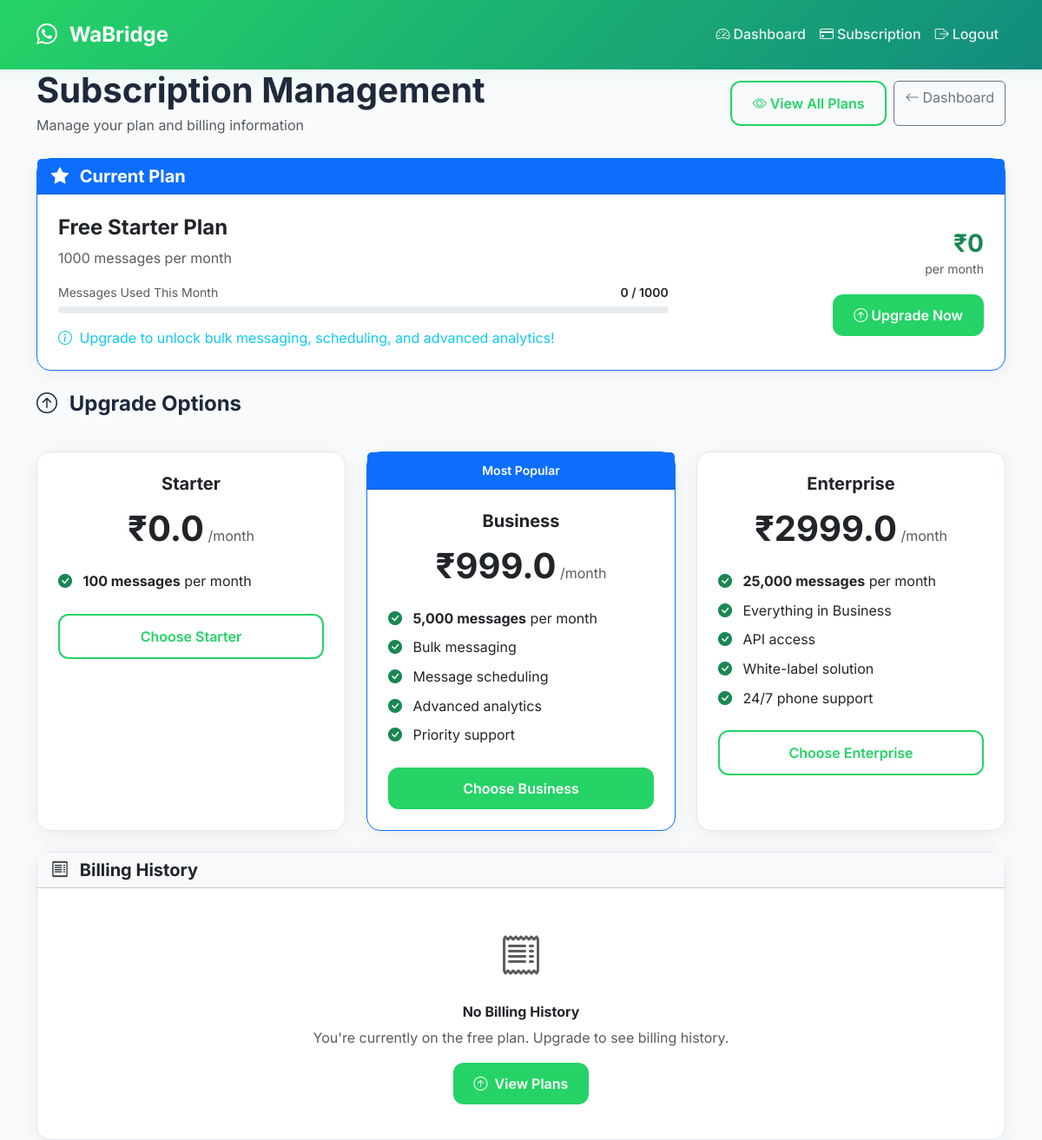
The page /subscription (signed in) on the database its author committed.
### app/models.py (models this page shows, shortened)
class User(db.Model, UserMixin):
    id = db.Column(db.Integer, primary_key=True)
    email = db.Column(db.String(150), unique=True, nullable=False)
    password = db.Column(db.String(256), nullable=False)
    business_name = db.Column(db.String(200))
    phone_number = db.Column(db.String(20))
    onboarding_status = db.Column(db.Enum('Pending', 'In Progress', 'Verified'), default='Pending')
    waba_id = db.Column(db.String(64))
    phone_number_id = db.Column(db.String(64))
    whatsapp_access_token = db.Column(db.Text)
    is_verified = db.Column(db.Boolean, default=False)  # Document verification status
    message_limit = db.Column(db.Integer, default=100)  # Monthly message limit (reduced for free tier)
    messages_sent_this_month = db.Column(db.Integer, default=0)
    subscription_id = db.Column(db.Integer, db.ForeignKey('user_subscription.id'))
    created_at = db.Column(db.DateTime, server_default=db.func.now())
    uploads = db.relationship('Upload', backref='user', lazy=True)
    subscription = db.relationship('UserSubscription', backref='user', foreign_keys=[subscription_id])
    def get_current_plan(self):
        if self.subscription and self.subscription.status == 'active':
            from datetime import datetime
            if self.subscription.end_date > datetime.now():
                return self.subscription.plan
        return None

class SubscriptionPlan(db.Model):
    id = db.Column(db.Integer, primary_key=True)
    name = db.Column(db.String(50), nullable=False)
    price = db.Column(db.Float, nullable=False)
    message_limit = db.Column(db.Integer, nullable=False)
    features = db.Column(db.Text)  # JSON string of features
    is_active = db.Column(db.Boolean, default=True)
    created_at = db.Column(db.DateTime, server_default=db.func.now())

### app/routes.py (the view)
@main.route('/subscription')
@login_required
def subscription():
    from app.models import SubscriptionPlan
    current_plan = current_user.get_current_plan()
    available_plans = SubscriptionPlan.query.filter_by(is_active=True).order_by(SubscriptionPlan.price).all()
    return render_template('subscription.html',
                         current_plan=current_plan,
                         available_plans=available_plans,
                         subscription=current_user.subscription)

### app/routes.py (called while the page is built)
@login_manager.user_loader
def load_user(user_id):
    return User.query.get(int(user_id))

### app/templates/subscription.html (shortened to what this page needs)
{% extends 'base.html' %}
{% block content %}
<div class="container">
  <div class="row">
    <div class="col-12">
      <div class="d-flex justify-content-between align-items-center mb-4">
        <div>
          <h1 class="fw-bold mb-1">Subscription Management</h1>
          <p class="text-muted mb-0">Manage your plan and billing information</p>
        </div>
        <div class="d-flex gap-2">
          <a href="{{ url_for('main.pricing') }}" class="btn btn-outline-primary">
            <i class="bi bi-eye me-1"></i>View All Plans
          </a>
          <a href="{{ url_for('main.dashboard') }}" class="btn btn-outline-secondary">
            <i class="bi bi-arrow-left me-1"></i>Dashboard
          </a>
        </div>
      </div>
    </div>
  </div>
  <div class="row mb-4">
    <div class="col-12">
      <div class="card border-primary">
        <div class="card-header bg-primary text-white">
          <h5 class="fw-bold mb-0">
            <i class="bi bi-star-fill me-2"></i>
            Current Plan
          </h5>
        </div>
        <div class="card-body p-4">
          {% if current_plan %}
          <div class="row align-items-center">
            <div class="col-md-8">
              <h4 class="fw-bold mb-2">{{ current_plan.name }} Plan</h4>
              <p class="text-muted mb-3">{{ current_plan.message_limit }} messages per month</p>
              <div class="mb-3">
                <div class="d-flex justify-content-between align-items-center mb-1">
                  <small class="text-muted">Messages Used This Month</small>
                  <small class="fw-semibold">{{ current_user.messages_sent_this_month }} / {{ current_user.message_limit }}</small>
                </div>
                <div class="progress" style="height: 8px;">
                  <div class="progress-bar" role="progressbar"
                       style="width: {{ (current_user.messages_sent_this_month / current_user.message_limit * 100)|round }}%">
                  </div>
                </div>
              </div>
              {% if subscription %}
              <div class="row g-3">
                <div class="col-sm-6">
                  <small class="text-muted d-block">Status</small>
                  <span class="badge bg-{{ 'success' if subscription.status == 'active' else 'warning' if subscription.status == 'cancelled' else 'danger' }} fs-6">
                    {{ subscription.status.title() }}
                  </span>
                </div>
                <div class="col-sm-6">
                  <small class="text-muted d-block">
                    {% if subscription.status == 'active' %}Next Billing{% else %}Expires{% endif %}
                  </small>
                  <span class="fw-semibold">{{ subscription.end_date.strftime('%B %d, %Y') }}</span>
                </div>
              </div>
              {% endif %}
            </div>
            <div class="col-md-4 text-end">
              <div class="mb-3">
                <h3 class="fw-bold text-primary mb-0">₹{{ current_plan.price }}</h3>
                <small class="text-muted">per month</small>
              </div>
              {% if subscription and subscription.status == 'active' %}
                <div class="d-grid gap-2">
                  <button class="btn btn-outline-danger btn-sm" data-bs-toggle="modal" data-bs-target="#cancelModal">
                    <i class="bi bi-x-circle me-1"></i>Cancel Plan
                  </button>
                  {% if subscription.auto_renew %}
                    <small class="text-success">
                      <i class="bi bi-arrow-repeat me-1"></i>Auto-renewal enabled
                    </small>
                  {% else %}
                    <small class="text-warning">
                      <i class="bi bi-exclamation-triangle me-1"></i>Auto-renewal disabled
                    </small>
                  {% endif %}
                </div>
              {% endif %}
            </div>
          </div>
          {% else %}
          <div class="row align-items-center">
            <div class="col-md-8">
              <h4 class="fw-bold mb-2">Free Starter Plan</h4>
              <p class="text-muted mb-3">{{ current_user.message_limit }} messages per month</p>
              <div class="mb-3">
                <div class="d-flex justify-content-between align-items-center mb-1">
                  <small class="text-muted">Messages Used This Month</small>
                  <small class="fw-semibold">{{ current_user.messages_sent_this_month }} / {{ current_user.message_limit }}</small>
                </div>
                <div class="progress" style="height: 8px;">
                </div>
              </div>
              <p class="text-info mb-0">
                <i class="bi bi-info-circle me-1"></i>
                Upgrade to unlock bulk messaging, scheduling, and advanced analytics!
              </p>
            </div>
            <div class="col-md-4 text-end">
              <div class="mb-3">
                <h3 class="fw-bold text-success mb-0">₹0</h3>
                <small class="text-muted">per month</small>
              </div>
              <a href="{{ url_for('main.pricing') }}" class="btn btn-primary">
                <i class="bi bi-arrow-up-circle me-1"></i>Upgrade Now
              </a>
            </div>
          </div>
          {% endif %}
        </div>
      </div>
    </div>
  </div>
  {% if not current_plan or current_plan.name != 'Enterprise' %}
  <div class="row mb-4">
    <div class="col-12">
      <h4 class="fw-bold mb-3">
        <i class="bi bi-arrow-up-circle me-2"></i>
        Upgrade Options
      </h4>
    </div>
  </div>
  <div class="row g-4 mb-4">
    {% for plan in available_plans %}
      {% if not current_plan or plan.id != current_plan.id %}
      <div class="col-md-6 col-lg-4">
        <div class="card h-100 {{ 'border-primary' if plan.name == 'Business' else '' }}">
          {% if plan.name == 'Business' %}
          <div class="card-header bg-primary text-white text-center py-2">
            <small class="fw-semibold">Most Popular</small>
          </div>
          {% endif %}
          <div class="card-body p-4 text-center">
            <h5 class="fw-bold mb-3">{{ plan.name }}</h5>
            <div class="mb-4">
              <span class="display-6 fw-bold">₹{{ plan.price }}</span>
              <span class="text-muted">/month</span>
            </div>
            <ul class="list-unstyled mb-4 text-start">
              <li class="mb-2">
                <i class="bi bi-check-circle-fill text-success me-2"></i>
                <strong>{{ "{:,}".format(plan.message_limit) }} messages</strong> per month
              </li>
              {% if plan.name == 'Business' %}
              <li class="mb-2">
                <i class="bi bi-check-circle-fill text-success me-2"></i>
                Bulk messaging
              </li>
              <li class="mb-2">
                <i class="bi bi-check-circle-fill text-success me-2"></i>
                Message scheduling
              </li>
              <li class="mb-2">
                <i class="bi bi-check-circle-fill text-success me-2"></i>
                Advanced analytics
              </li>
              <li class="mb-2">
                <i class="bi bi-check-circle-fill text-success me-2"></i>
                Priority support
              </li>
              {% elif plan.name == 'Enterprise' %}
              <li class="mb-2">
                <i class="bi bi-check-circle-fill text-success me-2"></i>
                Everything in Business
              </li>
              <li class="mb-2">
                <i class="bi bi-check-circle-fill text-success me-2"></i>
                API access
              </li>
              <li class="mb-2">
                <i class="bi bi-check-circle-fill text-success me-2"></i>
                White-label solution
              </li>
              <li class="mb-2">
                <i class="bi bi-check-circle-fill text-success me-2"></i>
                24/7 phone support
              </li>
              {% endif %}
            </ul>
            <div class="d-grid">
              <a href="{{ url_for('main.upgrade_plan', plan_id=plan.id) }}"
                 class="btn {{ 'btn-primary' if plan.name == 'Business' else 'btn-outline-primary' }}">
                {% if current_plan %}
                  Upgrade to {{ plan.name }}
                {% else %}
                  Choose {{ plan.name }}
                {% endif %}
              </a>
            </div>
          </div>
        </div>
      </div>
      {% endif %}
    {% endfor %}
  </div>
  {% endif %}
  <div class="row">
    <div class="col-12">
      <div class="card">
        <div class="card-header bg-light">
          <h5 class="fw-bold mb-0">
            <i class="bi bi-receipt me-2"></i>
            Billing History
          </h5>
        </div>
        <div class="card-body">
          {% if subscription %}
          <div class="table-responsive">
            <table class="table table-hover align-middle">
              <thead class="table-light">
                <tr>
                  <th>Date</th>
                  <th>Plan</th>
                  <th>Amount</th>
                  <th>Status</th>
                  <th>Period</th>
                </tr>
              </thead>
              <tbody>
                <tr>
                  <td>{{ subscription.start_date.strftime('%b %d, %Y') }}</td>
                  <td>{{ current_plan.name if current_plan else 'Unknown' }}</td>
                  <td>₹{{ current_plan.price if current_plan else '0' }}</td>
                  <td>
                    <span class="badge bg-success">Paid</span>
                  </td>
                  <td>
                    {{ subscription.start_date.strftime('%b %d') }} - {{ subscription.end_date.strftime('%b %d, %Y') }}
                  </td>
                </tr>
              </tbody>
            </table>
          </div>
          {% else %}
          <div class="text-center py-4">
            <i class="bi bi-receipt text-muted" style="font-size: 3rem;"></i>
            <h6 class="fw-bold mt-3 mb-2">No Billing History</h6>
            <p class="text-muted mb-3">You're currently on the free plan. Upgrade to see billing history.</p>
            <a href="{{ url_for('main.pricing') }}" class="btn btn-primary">
              <i class="bi bi-arrow-up-circle me-2"></i>View Plans
            </a>
          </div>
          {% endif %}
        </div>
      </div>
    </div>
  </div>
</div>
{% endblock %}

### app/static/custom.css (style rules this page uses)
.card { transition: box-shadow 0.2s, transform 0.2s; }

### app/templates/base.html (style rules this page uses)
:root { --whatsapp-green: #25d366; --whatsapp-dark: #128c7e; --whatsapp-light: #dcf8c6; --bg-light: #f8fafc; --text-dark: #1e293b; --text-muted: #64748b; --border-light: #e2e8f0; }
body { font-family: 'Inter', sans-serif; background: var(--bg-light); color: var(--text-dark); line-height: 1.6; }
.card { background: white; border: 1px solid var(--border-light); border-radius: 16px; box-shadow: 0 4px 24px rgba(0,0,0,0.06); transition: all 0.3s ease; }
.btn-primary { background: var(--whatsapp-green); border: none; border-radius: 12px; padding: 12px 24px; font-weight: 600; transition: all 0.3s ease; }
.btn-outline-primary { border: 2px solid var(--whatsapp-green); color: var(--whatsapp-green); border-radius: 12px; padding: 12px 24px; font-weight: 600; transition: all 0.3s ease; }

### rows shown on the page
User: message_limit "1000", messages_sent_this_month "0"
SubscriptionPlan: name "Starter", price "0.0", message_limit "100"
SubscriptionPlan: shows "Most Popular", name "Business", price "999.0", message_limit "5,000", shows "Bulk messaging"
SubscriptionPlan: name "Enterprise", price "2999.0", message_limit "25,000", shows "Everything in Business"
